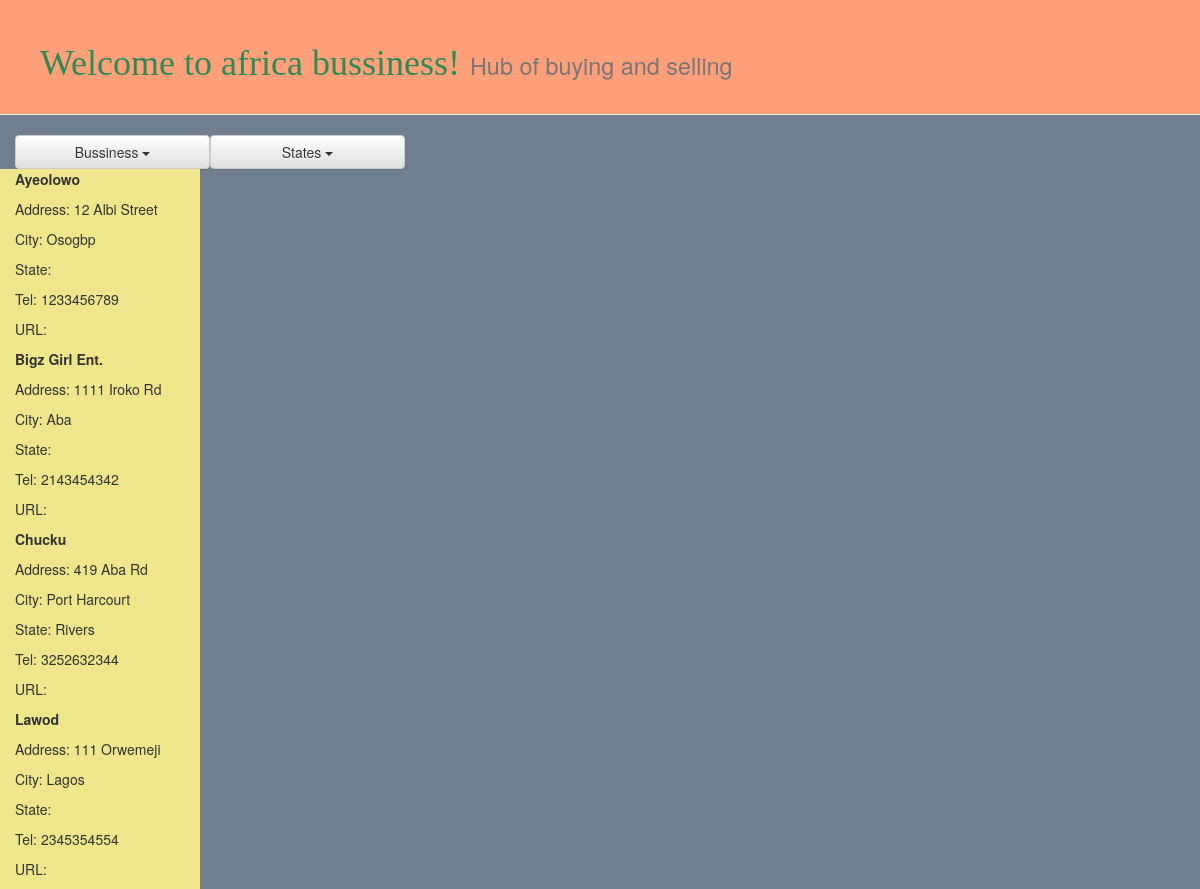
The app's page /biz/, older data.
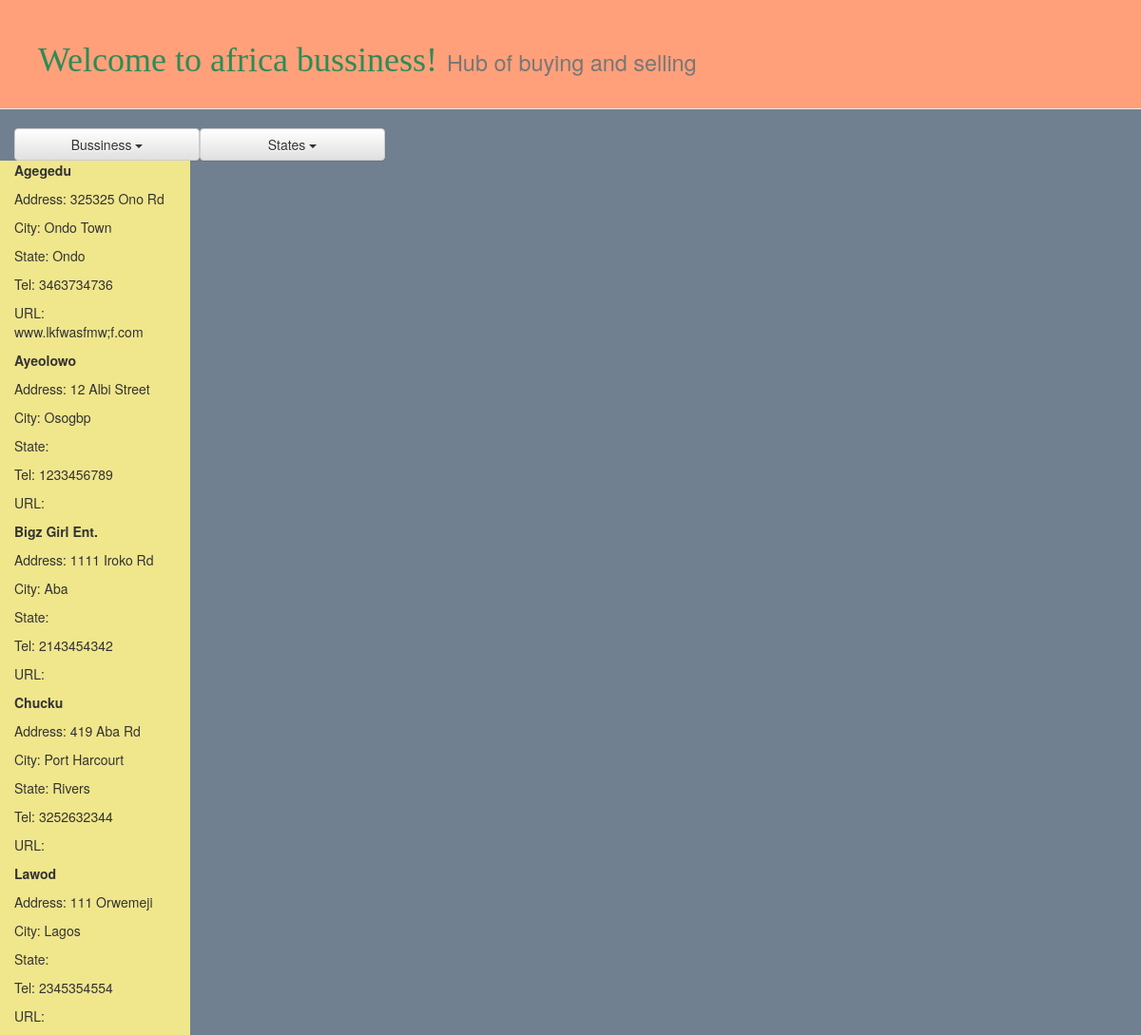
The same page, newer data.
### biz/models.py (models this page shows)
class Biz(models.Model):
    name = models.CharField(max_length=200)
    address = models.CharField(max_length=200)
    city = models.CharField(max_length=200)
    state = models.CharField(max_length=20)
    biztype= models.CharField(max_length=20)
    telephone = models.CharField(max_length=10)
    url = models.CharField(max_length=200, default="")

### biz/views.py (the view)
def index(request):
    bizs = Biz.objects.order_by('name')
    return render_to_response("biz/index.html", {"bizs": bizs })

### biz/templates/biz/index.html (shortened to what this page needs)
{% extends "biz/base.html" %}
{% load staticfiles %}
{% block content %}
<div class="container">
  <div class="row">
  <button class="btn btn-default dropdown-toggle col-sm-2" type="button" id="dropdownMenu1" data-toggle="dropdown" aria-haspopup="true" aria-expanded="true">
    Bussiness
    <span class="caret"></span>
  </button>
  <button class="btn btn-default dropdown-toggle col-sm-2" type="button" id="dropdownMenu1" data-toggle="dropdown" aria-haspopup="true" aria-expanded="true">
    States
    <span class="caret"></span>
  </button>
</div>
</div>
<div class="container col-sm-2" align="left" style="background-color:Khaki">
{% for b in bizs %}
<p> <b>{{ b.name | title}} </b> </p>
<p>  Address: {{ b.address | title}}</p>
<p>  City: {{ b.city| title}}</p>
<p>  State: {{b.state|title}}</p>
<p>  Tel: {{b.telephone }}</p>
<p>  URL: {{b.url }}</p>
{% endfor %}
</div>
{% endblock %}

### biz/templates/biz/base.html (shortened to what this page needs)
{% load staticfiles %}
<html>
  <head>
<link rel="stylesheet" href="https://maxcdn.bootstrapcdn.com/bootstrap/3.3.7/css/bootstrap.min.css">
<link rel="stylesheet" href="https://maxcdn.bootstrapcdn.com/bootstrap/3.3.7/css/bootstrap-theme.min.css">
<link rel="stylesheet" href="{% static 'css/base.css' %}">
</head>
  <body style="background-color:SlateGray">
    <div class="page-header">
      <h1><a href="/">Welcome to africa bussiness!</a> <small>Hub of buying and selling</small></h1>
    </div>
      {% block content %}
      {% endblock %}
</body>
</html>

### biz/static/css/base.css (style rules this page uses)
h1 a { color: #2E8B57; font-family: "cursive"; }
.page-header { background-color: #FFA07A; margin-top: 0; padding: 20px 20px 20px 40px; }

Row changes from the older to the newer data that the page shows:
added Biz: name "Agegedu", address "325325 Ono Rd", city "Ondo Town", state "Ondo", telephone "3463734736", url "www.lkfwasfmw;f.com"
